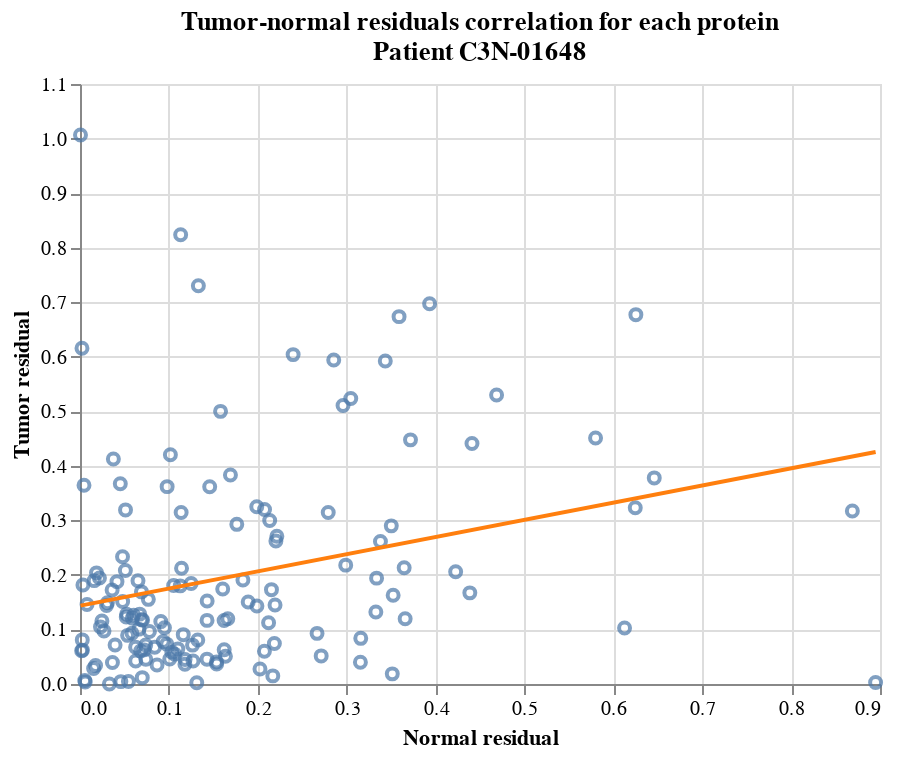

The notebook cell this image was saved under:
### Code cell
def patient_residuals_corr_plot(res):
    """For a particular cancer type, find the correlation coefficient of tumor
    residual to normal residual for each patient in the cancer type.
    
    Parameters:
    res (pandas.DataFrame): The residuals table for the cancer type
    
    Returns:
    pandas.DataFrame: A table containing the correlation coefficient of tumor 
        residual to normal residual for each patient in the cancer type
    """
    
    # Just get the columns we need
    res = res[["Patient_ID", "Gene", "Tissue", "orth_resid"]]

    
    # Make tumor and normal residuals separate columns
    res = res.pivot_table(
        index=["Patient_ID", "Gene"],
        columns="Tissue",
        values="orth_resid",
        aggfunc=np.mean, # To handle duplicates--temp until we get Database_ID
    ).reset_index(drop=False)
    
    res.columns.name = None
    res = res[res["Patient_ID"] == "C3N-01648"]
    
    
    scatter = alt.Chart(res).mark_point().encode(
        x=alt.X(
            "Normal",
            title="Normal residual"
        ),
        y=alt.Y(
            "Tumor",
            title="Tumor residual"
        ),
    )
    
    chart = (scatter + scatter.transform_regression('Normal', 'Tumor').mark_line(color="#FF7F0E")).properties(
        title=["Tumor-normal residuals correlation for each protein", "Patient C3N-01648"]
    )
    
    return chart

df = residuals['ccrcc']
#patient_residuals_corr_plot(residuals["ccrcc"])
patient_residuals_corr_plot(df[df['Gene'].isin(highest_delta_genes[cancer_type])])

### Figure 1 — Vega-Lite specification as saved in the notebook (floating-point values rounded to 4 significant figures; data arrays with more than 128 entries replaced by an {"elided": "..."} marker saying what was removed)
{"config": {"view": {"continuousWidth": 400, "continuousHeight": 300}}, "layer": [{"mark": "point", "encoding": {"x": {"type": "quantitative", "field": "Normal", "title": "Normal residual"}, "y": {"type": "quantitative", "field": "Tumor", "title": "Tumor residual"}}}, {"mark": {"type": "line", "color": "#FF7F0E"}, "encoding": {"x": {"type": "quantitative", "field": "Normal", "title": "Normal residual"}, "y": {"type": "quantitative", "field": "Tumor", "title": "Tumor residual"}}, "transform": [{"on": "Normal", "regression": "Tumor"}]}], "data": {"name": "data-1e063f6d8ef5c6caccf7706eb545ba72"}, "title": ["Tumor-normal residuals correlation for each protein", "Patient C3N-01648"], "$schema": "https://vega.github.io/schema/vega-lite/v4.8.1.json", "datasets": {"data-1e063f6d8ef5c6caccf7706eb545ba72": {"elided": "142 records"}}}
